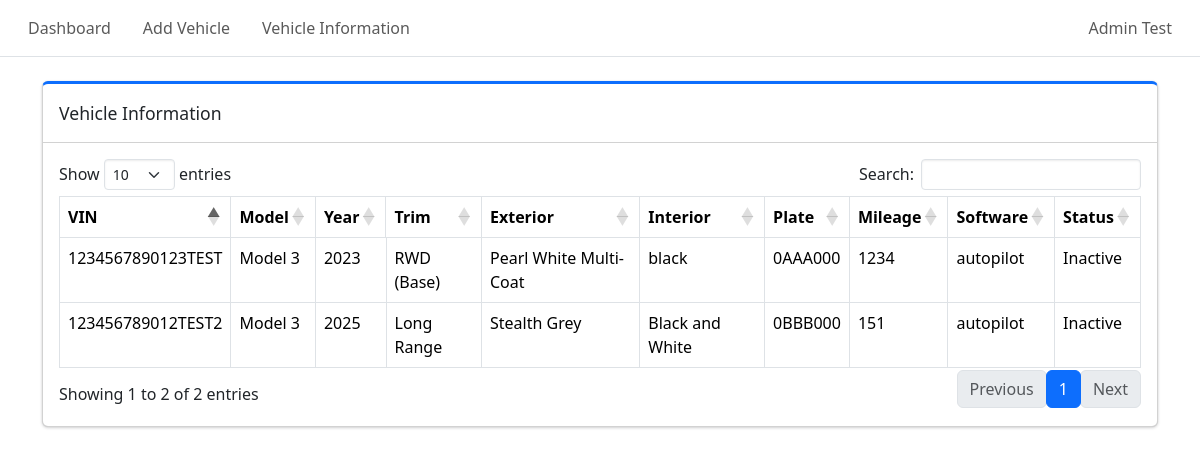
Screenshot of /admin/vehicle_info (signed in) with the database file from the repository.
### tables this page shows
CREATE TABLE vehicle (
    vehicle_id INTEGER PRIMARY KEY AUTOINCREMENT,
    vin TEXT NOT NULL UNIQUE CHECK(length(vin) = 17),
    make TEXT,
    model TEXT,
    model_year INTEGER,
    trim TEXT,
    exterior TEXT,
    interior TEXT,
    plate_number TEXT,
    odometer INTEGER,
    software TEXT,
    vehicle_status TEXT NOT NULL CHECK(vehicle_status IN ('Active', 'Inactive', 'Maintenance', 'Sold')),
    created_at DATETIME DEFAULT CURRENT_TIMESTAMP
);

### login.py (the view)
@app.route("/admin/vehicle_info", methods=["GET"])
def admin_vehicle_list():
    if not session.get("admin_logged_in"):
        return redirect(url_for("admin_login"))
    conn = sqlite3.connect(DB_PATH)
    cur = conn.cursor()
    cur.execute("""
        SELECT vehicle_id, vin, model, model_year, trim, exterior, interior, plate_number, odometer, software, vehicle_status
        FROM vehicle
        ORDER BY created_at DESC
    """)
    vehicles = cur.fetchall()
    conn.close()
    return(render_template("vehicle_info.html", vehicles=vehicles))

### templates/vehicle_info.html (shortened to what this page needs)
{% extends "base.html" %}
{% block content %}
<div class="col-12">
    <div class="card card-primary card-outline mb-4">
        <div class="card-header">
            <div class="card-title">Vehicle Information</div>
        </div>
        <div class="card-body">
            <table id = "vehicleTable" class="table table-bordered table-hover">
                <thead>
                    <tr>
                        <th>VIN</th>
                        <th>Model</th>
                        <th>Year</th>
                        <th>Trim</th>
                        <th>Exterior</th>
                        <th>Interior</th>
                        <th>Plate</th>
                        <th>Mileage</th>
                        <th>Software</th>
                        <th>Status</th>
                    </tr>
                </thead>
                <tbody>
                    {% for v in vehicles %}
                    <tr data-id="{{v[0]}}" style="cursor:pointer;">
                        <td>{{v[1]}}</td>
                        <td>{{v[2]}}</td>
                        <td>{{v[3]}}</td>
                        <td>{{v[4]}}</td>
                        <td>{{v[5]}}</td>
                        <td>{{v[6]}}</td>
                        <td>{{v[7]}}</td>
                        <td>{{v[8]}}</td>
                        <td>{{v[9]}}</td>
                        <td>{{v[10]}}</td>
                    </tr>
                    {% endfor %}
                </tbody>
            </table>
        </div>
    </div>
</div>
{% endblock %}

### templates/base.html (shortened to what this page needs)
<!doctype html>
<html lang="en">
    <head>
        <link href="https://cdn.jsdelivr.net/npm/bootstrap@5.3.8/dist/css/bootstrap.min.css"
            rel="stylesheet"
>
        <link rel="stylesheet"
            href="{{ url_for('static', filename='adminlte/css/adminlte.min.css') }}">
        <link rel="stylesheet"
            href="https://cdnjs.cloudflare.com/ajax/libs/font-awesome/6.5.1/css/all.min.css"
 />
        <link rel="stylesheet" href="https://cdn.datatables.net/1.13.6/css/dataTables.bootstrap5.min.css">
        <link rel="stylesheet" href="{{ url_for('static', filename='style.css') }}">
    </head>
    <body class="hold-transition sidebar-mini layout-fixed">
        <nav class="app-header navbar navbar-expand bg-body">
            <div class="container-fluid">
                <ul class="navbar-nav">
                    <li class="nav-item">
                        <a href="/admin/dashboard" class="nav-link">Dashboard</a>
                    </li>
                    <li class="nav-item">
                        <a href="/admin/add_vehicle" class="nav-link">Add Vehicle</a>
                    </li>
                    <li class="nav-item">
                        <a href="/admin/vehicle_info" class="nav-link">Vehicle Information</a>
                    </li>
                </ul>
                <ul class="navbar-nav ms-auto">
                    <li class="nav-item dropdown user-menu">
                        <a href="#" class="nav-link dropdown-toggle" data-bs-toggle="dropdown">
                            <span>Admin Test</span>
                        </a>
                    </li>
                </ul>
            </div>
        </nav>
        <main class="container mt-4">
            {% block content %}{% endblock %}
        </main>
    </body>
</html>

### rows the page displays
vehicle: vin "123456789012TEST2", model "Model 3", model_year "2025", trim "Long Range", exterior "Stealth Grey", interior "Black and White", plate_number "0BBB000", odometer "151", software "autopilot", vehicle_status "Inactive"
vehicle: vin "1234567890123TEST", model "Model 3", model_year "2023", trim "RWD (Base)", exterior "Pearl White Multi-Coat", interior "black", plate_number "0AAA000", odometer "1234", software "autopilot", vehicle_status "Inactive"
